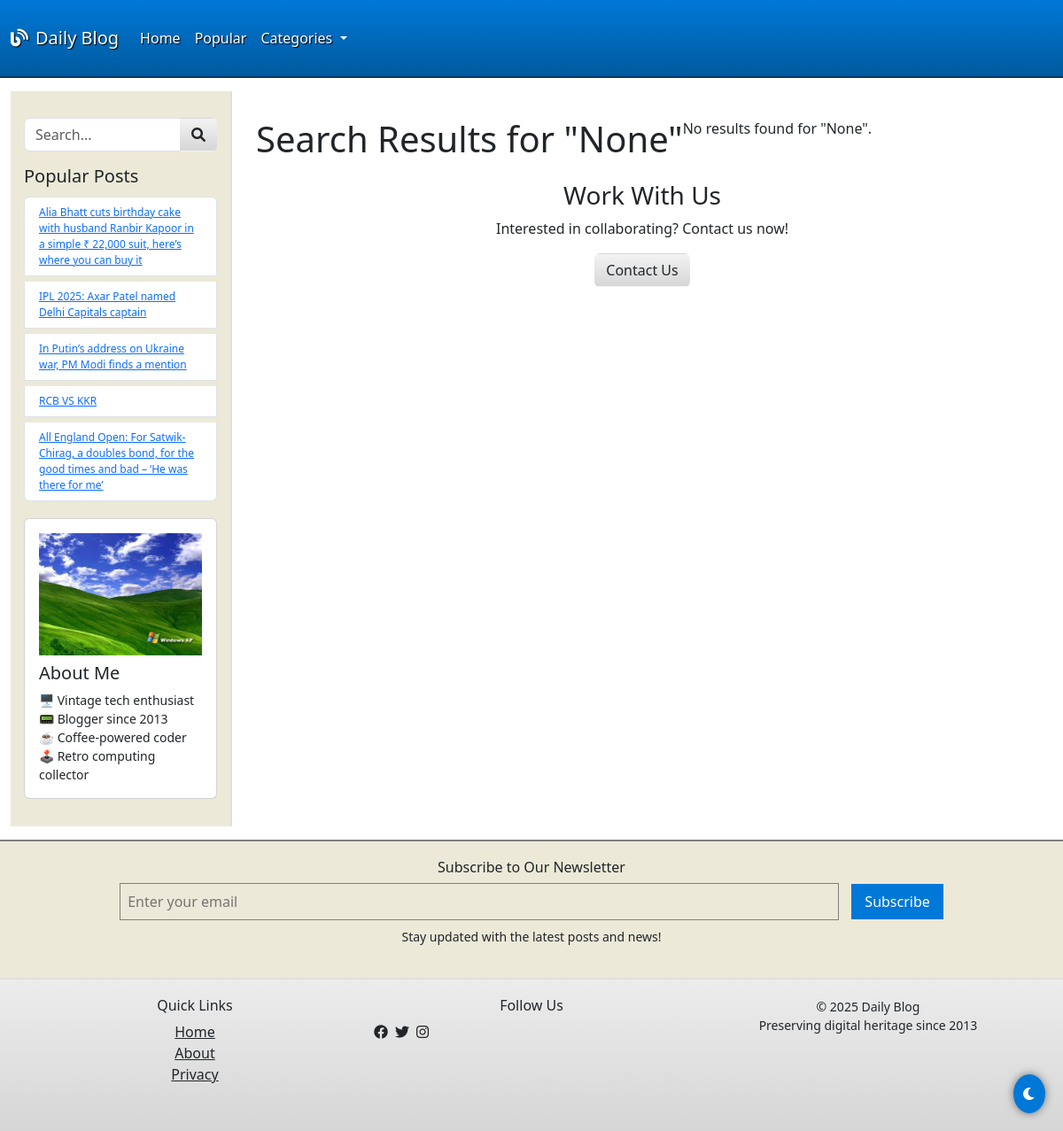
The app's page /search/ with its own data.
### blogi/models.py (models this page shows, shortened)
class Post(models.Model):
    title = models.CharField(max_length=200)
    content = HTMLField()
    image = CloudinaryField('image')
    author = models.ForeignKey(User, on_delete=models.CASCADE)
    categories = models.ManyToManyField(Category)
    published_date = models.DateTimeField(default=timezone.now)
    views = models.PositiveIntegerField(default=0)  # To track post popularity
    slug = models.SlugField(unique=True, blank=True)  # Adding slug field
    featured = models.BooleanField(default=False)

### blogi/views.py (the view)
# urls.py: path('search/', search, name='search'),
def search(request):
    popular_posts = Post.objects.order_by('-views')[:5]
    categories = Category.objects.all()
    query = request.GET.get('q')
    if query:
        posts = Post.objects.filter(
            Q(title__icontains=query) | Q(content__icontains=query)
        ).distinct()
    else:
        posts = Post.objects.none()
    return render(request, 'search.html', {
        'posts': posts,
        'query': query,
        'categories':categories,
        'popular_posts':popular_posts
    })

### template/search.html (shortened to what this page needs)
{% extends 'base.html' %}
{% block content %}
<div class="container-fluid search-results-container">
    <h1 class="search-results-heading">Search Results for "{{ query }}"</h1>
    <div class="search-results-list">
        {% if posts %}
            {% for post in posts %}
                <div class="search-result">
                    <h2 class="search-result-title">
                        <a href="{% url 'post_detail' post.slug %}">{{ post.title }}</a>
                    </h2>
                    <p class="search-result-excerpt">{{ post.content| safe|truncatewords:30 }}</p>
                </div>
            {% endfor %}
        {% else %}
            <p>No results found for "{{ query }}".</p>
        {% endif %}
    </div>
</div>
{% endblock %}

### template/base.html (shortened to what this page needs)
<!DOCTYPE html>
{% load static %}
<html lang="en">
<head>
    <link href="https://cdn.jsdelivr.net/npm/bootstrap@5.3.0/dist/css/bootstrap.min.css" rel="stylesheet">
    <link rel="stylesheet" href="https://cdnjs.cloudflare.com/ajax/libs/font-awesome/6.0.0-beta3/css/all.min.css">
</head>
<body class="windows-xp-theme">
    <nav class="navbar navbar-expand-lg">
        <div class="container-fluid">
            <a class="navbar-brand" href="{% url 'home' %}" aria-label="Daily Blog Home">
                <i class="fas fa-blog me-2"></i>Daily Blog
            </a>
            <div class="collapse navbar-collapse" id="navbarNav">
                <ul class="navbar-nav me-auto">
                    <li class="nav-item">
                        <a class="nav-link" href="{% url 'home' %}" aria-current="page">Home</a>
                    </li>
                    <li class="nav-item">
                        <a class="nav-link" href="{% url 'popular_posts' %}">Popular</a>
                    </li>
                    <li class="nav-item dropdown">
                        <a class="nav-link dropdown-toggle" href="#" role="button" data-bs-toggle="dropdown" aria-expanded="false">
                            Categories
                        </a>
                    </li>
                </ul>
            </div>
        </div>
    </nav>
    <div class="container-fluid">
        <div class="sidebar ">
            <div class="sidebar-content">
                <form class="mb-3" action="{% url 'search' %}" method="GET" role="search">
                    <div class="input-group">
                        <input type="text" class="form-control" name="q" placeholder="Search..." aria-label="Search posts">
                        <button class="btn" type="submit" aria-label="Submit search">
                            <i class="fas fa-search"></i>
                        </button>
                    </div>
                </form>
                <div class="mb-3">
                    <h4 class="h5">Popular Posts</h4>
                    <ul class="list-group">
                        {% for post in popular_posts %}
                        <li class="list-group-item">
                            <a href="{% url 'post_detail' post.slug %}">{{ post.title }}</a>
                        </li>
                        {% endfor %}
                    </ul>
                </div>
                <div class="card mb-3">
                    <div class="card-body">
                        <img src="{% static 'images/OIP.jpeg' %}" class="img-fluid mb-2" alt="Author profile" loading="lazy">
                        <h5 class="card-title">About Me</h5>
                        <p class="card-text small">
                            🖥️ Vintage tech enthusiast<br>
                            📟 Blogger since 2013<br>
                            ☕ Coffee-powered coder<br>
                            🕹️ Retro computing collector
                        </p>
                    </div>
                </div>
            </div>
        </div>
        <div class="main-content">
            {% block content %}{% endblock %}
            <div class="affiliate-section text-center">
                <h3>Work With Us</h3>
                <p>Interested in collaborating? Contact us now!</p>
                <a href="#contact-form" class="btn">Contact Us</a>
            </div>
        </div>
    </div>
    <div class="newsletter-footer">
        <h5 class="h6">Subscribe to Our Newsletter</h5>
        <form action="#" method="post">
            <input type="email" name="email" placeholder="Enter your email" required>
            <button type="submit">Subscribe</button>
        </form>
        <p class="small mt-2">Stay updated with the latest posts and news!</p>
    </div>
    <footer>
        <div class="container">
            <div class="row">
                <div class="col-md-4 mb-3">
                    <h5 class="h6">Quick Links</h5>
                    <ul class="list-unstyled">
                        <li><a href="{% url 'home' %}" class="text-dark">Home</a></li>
                        <li><a href="#" class="text-dark">About</a></li>
                        <li><a href="{% url 'privacy' %}" class="text-dark">Privacy</a></li>
                    </ul>
                </div>
                <div class="col-md-4 mb-3">
                    <h5 class="h6">Follow Us</h5>
                    <div class="d-flex gap-2">
                        <a href="#" class="text-dark" aria-label="Facebook"><i class="fab fa-facebook"></i></a>
                        <a href="#" class="text-dark" aria-label="Twitter"><i class="fab fa-twitter"></i></a>
                        <a href="#" class="text-dark" aria-label="Instagram"><i class="fab fa-instagram"></i></a>
                    </div>
                </div>
                <div class="col-md-4">
                    <p class="small mb-0">&copy; 2025 Daily Blog<br>
                    Preserving digital heritage since 2013</p>
                </div>
            </div>
        </div>
    </footer>
    <button class="dark-mode-toggle" aria-label="Toggle Dark Mode" onclick="toggleDarkMode()">
        <i class="fas fa-moon"></i>
    </button>
</body>
</html>

### template/base.html (style rules this page uses)
:root { --xp-blue: #0078D7; --xp-red: #e74848; --xp-grey: #ECE9D8; --xp-dark-grey: #808080; --xp-border: 2px inset #dfdfdf; --background-light: #ECE9D8; --background-dark: #000000; --text-light: #000; --text-dark: #FFF; --sidebar-light: #ECE9D8; --sidebar-dark: #1E1E1E; --card-light: #FFF; --card-dark: #333; --navbar-light: linear-gradient(to bottom, var(--xp-blue), #005A9E); --navbar-dark: linear-gradient(to bottom, #1E1E1E, #000000); --footer-light: linear-gradient(to bottom, #ececec, #d6d6d6); --footer-dark: linear-gradient(to bottom, #1E1E1E, #000000); }
body { font-family: 'Tahoma', 'Verdana', sans-serif; background: var(--background-light); color: var(--text-light); font-size: 14px; line-height: 1.4; transition: background 0.3s, color 0.3s; }
.navbar { background: var(--navbar-light); border-bottom: 2px solid #003366; transition: background 0.3s; }
.navbar-brand, .nav-link { color: #fff !important; text-shadow: 1px 1px 1px #000; font-size: 15px; }
.container-fluid { padding: 15px; display: flex; flex-wrap: wrap; }
.sidebar { flex: 0 0 250px; background: var(--sidebar-light); border-right: var(--xp-border); padding: 15px; transition: background 0.3s, transform 0.3s; }
.sidebar-content { margin-top: 15px; }
.list-group-item { background: var(--card-light); border: 1px solid var(--xp-dark-grey); margin: 3px 0; padding: 6px; font-size: 12px; transition: background 0.3s; }
.main-content { flex: 1; padding: 15px; }
.btn { background: linear-gradient(to bottom, #f3f3f3, #d6d6d6); border: 1px solid #808080; color: var(--text-light); padding: 4px 8px; font-size: 13px; transition: background 0.3s, color 0.3s; }
.dark-mode-toggle { position: fixed; bottom: 20px; right: 20px; z-index: 1000; background: var(--xp-blue); border: none; padding: 10px; border-radius: 50%; cursor: pointer; box-shadow: 0 0 10px rgba(0, 0, 0, 0.5); }
.dark-mode-toggle i { color: #FFF; }
footer { background: var(--footer-light); border-top: 2px solid #dfdfdf; padding: 20px; text-align: center; transition: background 0.3s, color 0.3s; }
.newsletter-footer { background: var(--background-light); padding: 20px; text-align: center; border-top: 2px solid var(--xp-dark-grey); transition: background 0.3s, color 0.3s; }
.newsletter-footer input { background: var(--background-light); border: 1px solid var(--xp-dark-grey); color: var(--text-light); padding: 8px; width: 70%; margin-right: 10px; }
.newsletter-footer button { background: var(--xp-blue); border: none; color: #FFF; padding: 8px 15px; cursor: pointer; }

### records on screen
Post: title "Alia Bhatt cuts birthday cake with husband Ranbir Kapoor in a simple ₹ 22,000 suit, here’s where you can buy it"
Post: title "IPL 2025: Axar Patel named Delhi Capitals captain"
Post: title "In Putin’s address on Ukraine war, PM Modi finds a mention"
Post: title "RCB VS KKR"
Post: title "All England Open: For Satwik-Chirag, a doubles bond, for the good times and bad – ‘He was there for me’"

### other values on screen
{{ query }} "None"
